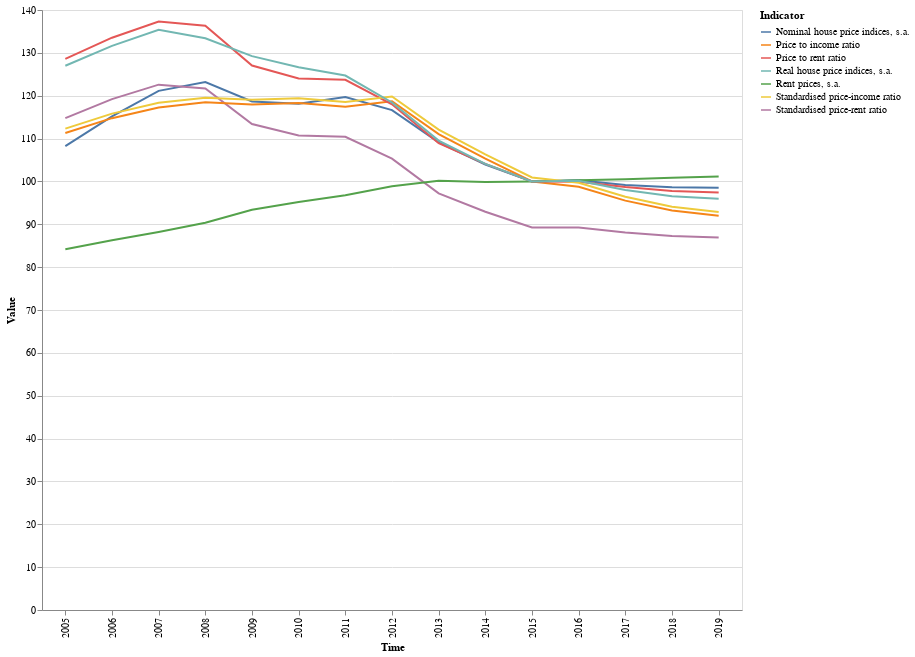

Notebook source saved alongside this figure:
### Markdown cell above
##### Visualization of all housing parameters for Italy

### Code cell
#Visualization of all housing parameters for Italy
input_dropdown = alt.binding_select(options=['Nominal house price indices, s.a.','Standardised price-rent ratio', 'Price to income ratio','Rent prices, s.a.','Price to rent ratio','Standardised price-income ratio','Real house price indices, s.a.'])
selection = alt.selection_single(fields=['Indicator'], bind=input_dropdown, name='Indicator')
color = alt.condition(selection,
                    alt.Color('Indicator:N', legend=None),
                    alt.value('lightgray'))

alt.Chart(housing_italy).mark_line().encode(
    x='Time',
    y='Value',
    color='Indicator:N',
    tooltip='Indicator:N'
).add_selection(
    selection
).transform_filter(
    selection
).properties(
    width=700,
    height=600
)

### Figure 1 — Vega-Lite specification as saved in the notebook (floating-point values rounded to 4 significant figures)
{"config": {"view": {"continuousWidth": 400, "continuousHeight": 300}}, "data": {"name": "data-83794b6112d08016811496655037c1f6"}, "mark": "line", "encoding": {"color": {"type": "nominal", "field": "Indicator"}, "tooltip": {"type": "nominal", "field": "Indicator"}, "x": {"type": "nominal", "field": "Time"}, "y": {"type": "quantitative", "field": "Value"}}, "height": 600, "selection": {"Indicator": {"type": "single", "fields": ["Indicator"], "bind": {"input": "select", "options": ["Nominal house price indices, s.a.", "Standardised price-rent ratio", "Price to income ratio", "Rent prices, s.a.", "Price to rent ratio", "Standardised price-income ratio", "Real house price indices, s.a."]}}}, "transform": [{"filter": {"selection": "Indicator"}}], "width": 700, "$schema": "https://vega.github.io/schema/vega-lite/v4.8.1.json", "datasets": {"data-83794b6112d08016811496655037c1f6": [{"Country": "Italy", "IND": "HPI", "Indicator": "Nominal house price indices, s.a.", "Time": "2005", "Value": 108.2}, {"Country": "Italy", "IND": "HPI", "Indicator": "Nominal house price indices, s.a.", "Time": "2006", "Value": 115.2}, {"Country": "Italy", "IND": "HPI", "Indicator": "Nominal house price indices, s.a.", "Time": "2007", "Value": 121.1}, {"Country": "Italy", "IND": "HPI", "Indicator": "Nominal house price indices, s.a.", "Time": "2008", "Value": 123.2}, {"Country": "Italy", "IND": "HPI", "Indicator": "Nominal house price indices, s.a.", "Time": "2009", "Value": 118.6}, {"Country": "Italy", "IND": "HPI", "Indicator": "Nominal house price indices, s.a.", "Time": "2010", "Value": 118.1}, {"Country": "Italy", "IND": "HPI", "Indicator": "Nominal house price indices, s.a.", "Time": "2011", "Value": 119.7}, {"Country": "Italy", "IND": "HPI", "Indicator": "Nominal house price indices, s.a.", "Time": "2012", "Value": 116.7}, {"Country": "Italy", "IND": "HPI", "Indicator": "Nominal house price indices, s.a.", "Time": "2013", "Value": 109.1}, {"Country": "Italy", "IND": "HPI", "Indicator": "Nominal house price indices, s.a.", "Time": "2014", "Value": 104.0}, {"Country": "Italy", "IND": "HPI", "Indicator": "Nominal house price indices, s.a.", "Time": "2015", "Value": 100.0}, {"Country": "Italy", "IND": "HPI", "Indicator": "Nominal house price indices, s.a.", "Time": "2016", "Value": 100.2}, {"Country": "Italy", "IND": "HPI", "Indicator": "Nominal house price indices, s.a.", "Time": "2017", "Value": 99.17}, {"Country": "Italy", "IND": "HPI", "Indicator": "Nominal house price indices, s.a.", "Time": "2018", "Value": 98.62}, {"Country": "Italy", "IND": "HPI", "Indicator": "Nominal house price indices, s.a.", "Time": "2019", "Value": 98.52}, {"Country": "Italy", "IND": "HPI_RPI_AVG", "Indicator": "Standardised price-rent ratio", "Time": "2005", "Value": 114.8}, {"Country": "Italy", "IND": "HPI_RPI_AVG", "Indicator": "Standardised price-rent ratio", "Time": "2006", "Value": 119.2}, {"Country": "Italy", "IND": "HPI_RPI_AVG", "Indicator": "Standardised price-rent ratio", "Time": "2007", "Value": 122.6}, {"Country": "Italy", "IND": "HPI_RPI_AVG", "Indicator": "Standardised price-rent ratio", "Time": "2008", "Value": 121.7}, {"Country": "Italy", "IND": "HPI_RPI_AVG", "Indicator": "Standardised price-rent ratio", "Time": "2009", "Value": 113.4}, {"Country": "Italy", "IND": "HPI_RPI_AVG", "Indicator": "Standardised price-rent ratio", "Time": "2010", "Value": 110.7}, {"Country": "Italy", "IND": "HPI_RPI_AVG", "Indicator": "Standardised price-rent ratio", "Time": "2011", "Value": 110.4}, {"Country": "Italy", "IND": "HPI_RPI_AVG", "Indicator": "Standardised price-rent ratio", "Time": "2012", "Value": 105.3}, {"Country": "Italy", "IND": "HPI_RPI_AVG", "Indicator": "Standardised price-rent ratio", "Time": "2013", "Value": 97.22}, {"Country": "Italy", "IND": "HPI_RPI_AVG", "Indicator": "Standardised price-rent ratio", "Time": "2014", "Value": 92.92}, {"Country": "Italy", "IND": "HPI_RPI_AVG", "Indicator": "Standardised price-rent ratio", "Time": "2015", "Value": 89.27}, {"Country": "Italy", "IND": "HPI_RPI_AVG", "Indicator": "Standardised price-rent ratio", "Time": "2016", "Value": 89.22}, {"Country": "Italy", "IND": "HPI_RPI_AVG", "Indicator": "Standardised price-rent ratio", "Time": "2017", "Value": 88.09}, {"Country": "Italy", "IND": "HPI_RPI_AVG", "Indicator": "Standardised price-rent ratio", "Time": "2018", "Value": 87.27}, {"Country": "Italy", "IND": "HPI_RPI_AVG", "Indicator": "Standardised price-rent ratio", "Time": "2019", "Value": 86.94}, {"Country": "Italy", "IND": "HPI_YDH", "Indicator": "Price to income ratio", "Time": "2005", "Value": 111.3}, {"Country": "Italy", "IND": "HPI_YDH", "Indicator": "Price to income ratio", "Time": "2006", "Value": 114.8}, {"Country": "Italy", "IND": "HPI_YDH", "Indicator": "Price to income ratio", "Time": "2007", "Value": 117.3}, {"Country": "Italy", "IND": "HPI_YDH", "Indicator": "Price to income ratio", "Time": "2008", "Value": 118.5}, {"Country": "Italy", "IND": "HPI_YDH", "Indicator": "Price to income ratio", "Time": "2009", "Value": 117.9}, {"Country": "Italy", "IND": "HPI_YDH", "Indicator": "Price to income ratio", "Time": "2010", "Value": 118.3}, {"Country": "Italy", "IND": "HPI_YDH", "Indicator": "Price to income ratio", "Time": "2011", "Value": 117.4}, {"Country": "Italy", "IND": "HPI_YDH", "Indicator": "Price to income ratio", "Time": "2012", "Value": 118.7}, {"Country": "Italy", "IND": "HPI_YDH", "Indicator": "Price to income ratio", "Time": "2013", "Value": 111.0}, {"Country": "Italy", "IND": "HPI_YDH", "Indicator": "Price to income ratio", "Time": "2014", "Value": 105.3}, {"Country": "Italy", "IND": "HPI_YDH", "Indicator": "Price to income ratio", "Time": "2015", "Value": 100.0}, {"Country": "Italy", "IND": "HPI_YDH", "Indicator": "Price to income ratio", "Time": "2016", "Value": 98.77}, {"Country": "Italy", "IND": "HPI_YDH", "Indicator": "Price to income ratio", "Time": "2017", "Value": 95.52}, {"Country": "Italy", "IND": "HPI_YDH", "Indicator": "Price to income ratio", "Time": "2018", "Value": 93.21}, {"Country": "Italy", "IND": "HPI_YDH", "Indicator": "Price to income ratio", "Time": "2019", "Value": 92.01}, {"Country": "Italy", "IND": "RPI", "Indicator": "Rent prices, s.a.", "Time": "2005", "Value": 84.17}, {"Country": "Italy", "IND": "RPI", "Indicator": "Rent prices, s.a.", "Time": "2006", "Value": 86.26}, {"Country": "Italy", "IND": "RPI", "Indicator": "Rent prices, s.a.", "Time": "2007", "Value": 88.21}, {"Country": "Italy", "IND": "RPI", "Indicator": "Rent prices, s.a.", "Time": "2008", "Value": 90.37}, {"Country": "Italy", "IND": "RPI", "Indicator": "Rent prices, s.a.", "Time": "2009", "Value": 93.41}, {"Country": "Italy", "IND": "RPI", "Indicator": "Rent prices, s.a.", "Time": "2010", "Value": 95.23}, {"Country": "Italy", "IND": "RPI", "Indicator": "Rent prices, s.a.", "Time": "2011", "Value": 96.76}, {"Country": "Italy", "IND": "RPI", "Indicator": "Rent prices, s.a.", "Time": "2012", "Value": 98.87}, {"Country": "Italy", "IND": "RPI", "Indicator": "Rent prices, s.a.", "Time": "2013", "Value": 100.2}, {"Country": "Italy", "IND": "RPI", "Indicator": "Rent prices, s.a.", "Time": "2014", "Value": 99.87}, {"Country": "Italy", "IND": "RPI", "Indicator": "Rent prices, s.a.", "Time": "2015", "Value": 100.0}, {"Country": "Italy", "IND": "RPI", "Indicator": "Rent prices, s.a.", "Time": "2016", "Value": 100.3}, {"Country": "Italy", "IND": "RPI", "Indicator": "Rent prices, s.a.", "Time": "2017", "Value": 100.5}, {"Country": "Italy", "IND": "RPI", "Indicator": "Rent prices, s.a.", "Time": "2018", "Value": 100.9}, {"Country": "Italy", "IND": "RPI", "Indicator": "Rent prices, s.a.", "Time": "2019", "Value": 101.2}, {"Country": "Italy", "IND": "HPI_RPI", "Indicator": "Price to rent ratio", "Time": "2005", "Value": 128.6}, {"Country": "Italy", "IND": "HPI_RPI", "Indicator": "Price to rent ratio", "Time": "2006", "Value": 133.5}, {"Country": "Italy", "IND": "HPI_RPI", "Indicator": "Price to rent ratio", "Time": "2007", "Value": 137.3}, {"Country": "Italy", "IND": "HPI_RPI", "Indicator": "Price to rent ratio", "Time": "2008", "Value": 136.3}, {"Country": "Italy", "IND": "HPI_RPI", "Indicator": "Price to rent ratio", "Time": "2009", "Value": 127.0}, {"Country": "Italy", "IND": "HPI_RPI", "Indicator": "Price to rent ratio", "Time": "2010", "Value": 124.0}, {"Country": "Italy", "IND": "HPI_RPI", "Indicator": "Price to rent ratio", "Time": "2011", "Value": 123.7}, {"Country": "Italy", "IND": "HPI_RPI", "Indicator": "Price to rent ratio", "Time": "2012", "Value": 118.0}, {"Country": "Italy", "IND": "HPI_RPI", "Indicator": "Price to rent ratio", "Time": "2013", "Value": 108.9}, {"Country": "Italy", "IND": "HPI_RPI", "Indicator": "Price to rent ratio", "Time": "2014", "Value": 104.1}, {"Country": "Italy", "IND": "HPI_RPI", "Indicator": "Price to rent ratio", "Time": "2015", "Value": 100.0}, {"Country": "Italy", "IND": "HPI_RPI", "Indicator": "Price to rent ratio", "Time": "2016", "Value": 99.95}, {"Country": "Italy", "IND": "HPI_RPI", "Indicator": "Price to rent ratio", "Time": "2017", "Value": 98.68}, {"Country": "Italy", "IND": "HPI_RPI", "Indicator": "Price to rent ratio", "Time": "2018", "Value": 97.76}, {"Country": "Italy", "IND": "HPI_RPI", "Indicator": "Price to rent ratio", "Time": "2019", "Value": 97.4}, {"Country": "Italy", "IND": "HPI_YDH_AVG", "Indicator": "Standardised price-income ratio", "Time": "2005", "Value": 112.3}, {"Country": "Italy", "IND": "HPI_YDH_AVG", "Indicator": "Standardised price-income ratio", "Time": "2006", "Value": 115.8}, {"Country": "Italy", "IND": "HPI_YDH_AVG", "Indicator": "Standardised price-income ratio", "Time": "2007", "Value": 118.4}, {"Country": "Italy", "IND": "HPI_YDH_AVG", "Indicator": "Standardised price-income ratio", "Time": "2008", "Value": 119.6}, {"Country": "Italy", "IND": "HPI_YDH_AVG", "Indicator": "Standardised price-income ratio", "Time": "2009", "Value": 119.0}, {"Country": "Italy", "IND": "HPI_YDH_AVG", "Indicator": "Standardised price-income ratio", "Time": "2010", "Value": 119.4}, {"Country": "Italy", "IND": "HPI_YDH_AVG", "Indicator": "Standardised price-income ratio", "Time": "2011", "Value": 118.5}, {"Country": "Italy", "IND": "HPI_YDH_AVG", "Indicator": "Standardised price-income ratio", "Time": "2012", "Value": 119.8}, {"Country": "Italy", "IND": "HPI_YDH_AVG", "Indicator": "Standardised price-income ratio", "Time": "2013", "Value": 112.1}, {"Country": "Italy", "IND": "HPI_YDH_AVG", "Indicator": "Standardised price-income ratio", "Time": "2014", "Value": 106.3}, {"Country": "Italy", "IND": "HPI_YDH_AVG", "Indicator": "Standardised price-income ratio", "Time": "2015", "Value": 100.9}, {"Country": "Italy", "IND": "HPI_YDH_AVG", "Indicator": "Standardised price-income ratio", "Time": "2016", "Value": 99.69}, {"Country": "Italy", "IND": "HPI_YDH_AVG", "Indicator": "Standardised price-income ratio", "Time": "2017", "Value": 96.41}, {"Country": "Italy", "IND": "HPI_YDH_AVG", "Indicator": "Standardised price-income ratio", "Time": "2018", "Value": 94.07}, {"Country": "Italy", "IND": "HPI_YDH_AVG", "Indicator": "Standardised price-income ratio", "Time": "2019", "Value": 92.87}, {"Country": "Italy", "IND": "RHP", "Indicator": "Real house price indices, s.a.", "Time": "2005", "Value": 127.0}, {"Country": "Italy", "IND": "RHP", "Indicator": "Real house price indices, s.a.", "Time": "2006", "Value": 131.6}, {"Country": "Italy", "IND": "RHP", "Indicator": "Real house price indices, s.a.", "Time": "2007", "Value": 135.4}, {"Country": "Italy", "IND": "RHP", "Indicator": "Real house price indices, s.a.", "Time": "2008", "Value": 133.4}, {"Country": "Italy", "IND": "RHP", "Indicator": "Real house price indices, s.a.", "Time": "2009", "Value": 129.2}, {"Country": "Italy", "IND": "RHP", "Indicator": "Real house price indices, s.a.", "Time": "2010", "Value": 126.6}, {"Country": "Italy", "IND": "RHP", "Indicator": "Real house price indices, s.a.", "Time": "2011", "Value": 124.7}, {"Country": "Italy", "IND": "RHP", "Indicator": "Real house price indices, s.a.", "Time": "2012", "Value": 118.4}, {"Country": "Italy", "IND": "RHP", "Indicator": "Real house price indices, s.a.", "Time": "2013", "Value": 109.5}, {"Country": "Italy", "IND": "RHP", "Indicator": "Real house price indices, s.a.", "Time": "2014", "Value": 104.1}, {"Country": "Italy", "IND": "RHP", "Indicator": "Real house price indices, s.a.", "Time": "2015", "Value": 100.0}, {"Country": "Italy", "IND": "RHP", "Indicator": "Real house price indices, s.a.", "Time": "2016", "Value": 100.1}, {"Country": "Italy", "IND": "RHP", "Indicator": "Real house price indices, s.a.", "Time": "2017", "Value": 98.02}, {"Country": "Italy", "IND": "RHP", "Indicator": "Real house price indices, s.a.", "Time": "2018", "Value": 96.55}, {"Country": "Italy", "IND": "RHP", "Indicator": "Real house price indices, s.a.", "Time": "2019", "Value": 95.97}]}}
